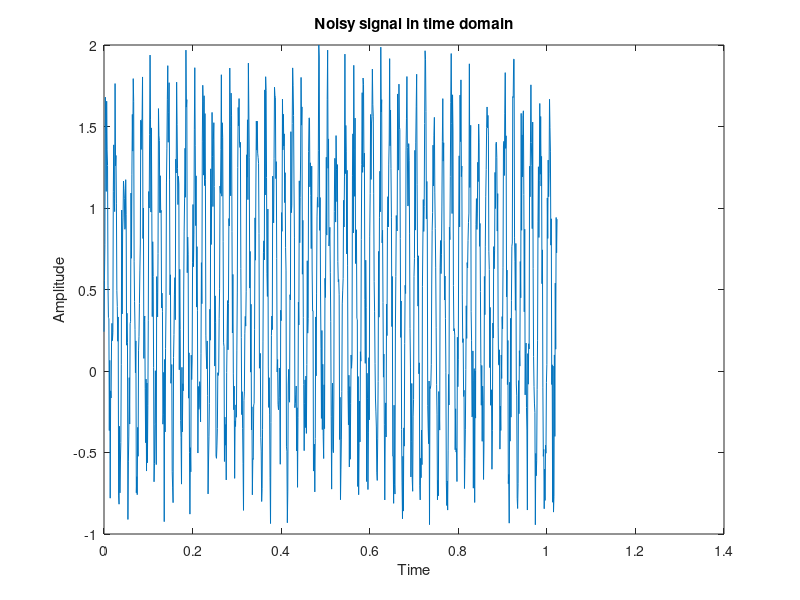
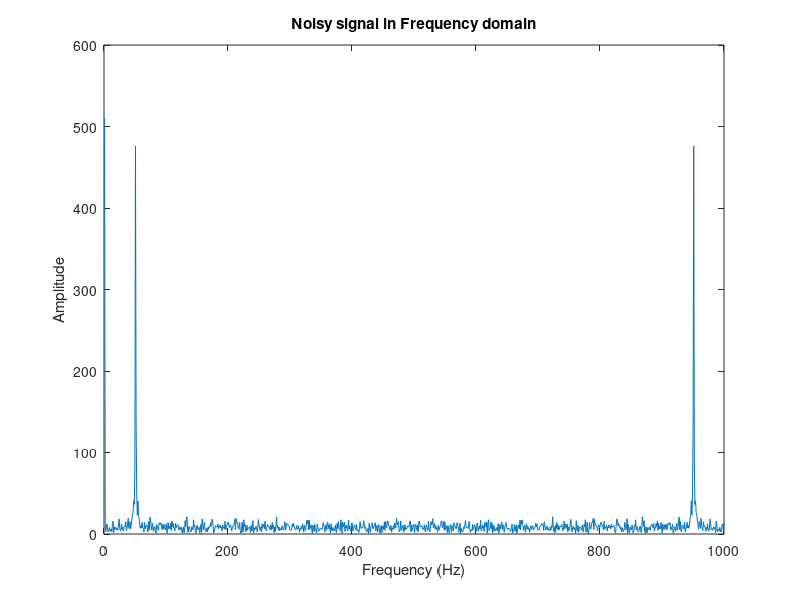

Recreate these plots in MATLAB, in order.
clear all;
close all;
clc;

N = 1024; % no. of data points
f = 50;
fs = 1000;
t = [0:N-1]/fs;
x = sin(2*pi*t*f) + rand(size(t));
% [x,t] = sig_noise(250, -14, N); % this file is not available; add 250 db noise to a data of length N, the SNR = -14

figure(1);
plot(t,x);
title("Noisy signal in time domain");
xlabel("Time");
ylabel("Amplitude");

Xf = fft(x); % transform to freq domain
mag = abs(Xf);
f = (1:N)*fs/N;
figure(2);
plot(f,mag);
title("Noisy signal in Frequency domain");
xlabel("Frequency (Hz)");
ylabel("Amplitude");